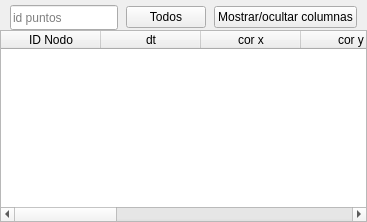
     <widget class="QWidget" name="tab_3">
      <property name="QTabBarStyle" stdset="0">
       <number>1</number>
      </property>
      <attribute name="icon">
       <iconset>
        <normaloff>../recursos/iconos/icono_result/view_board.svg</normaloff>../recursos/iconos/icono_result/view_board.svg</iconset>
      </attribute>
      <attribute name="title">
       <string>TABLA RESUMEN</string>
      </attribute>
      <layout class="QVBoxLayout" name="verticalLayout_3">
       <property name="spacing">
        <number>0</number>
       </property>
       <property name="leftMargin">
        <number>0</number>
       </property>
       <property name="topMargin">
        <number>0</number>
       </property>
       <property name="rightMargin">
        <number>0</number>
       </property>
       <property name="bottomMargin">
        <number>0</number>
       </property>
       <item>
        <layout class="QHBoxLayout" name="horizontalLayout">
         <property name="spacing">
          <number>8</number>
         </property>
         <property name="leftMargin">
          <number>10</number>
         </property>
         <property name="topMargin">
          <number>5</number>
         </property>
         <property name="rightMargin">
          <number>10</number>
         </property>
         <property name="bottomMargin">
          <number>0</number>
         </property>
         <item>
          <widget class="QLineEdit" name="lineEdit_tableSearchByPointId">
           <property name="minimumSize">
            <size>
             <width>0</width>
             <height>25</height>
            </size>
           </property>
           <property name="toolTip">
            <string>&lt;html&gt;&lt;head/&gt;&lt;body&gt;&lt;p&gt;&lt;span style=&quot; font-size:10pt; font-style:italic;&quot;&gt;Puede buscar por id como 1 o 2 o 3 etc. O por conjuntos separados por coma, por ejemplo 1,2,3…&lt;/span&gt;&lt;/p&gt;&lt;/body&gt;&lt;/html&gt;</string>
           </property>
           <property name="inputMask">
            <string/>
           </property>
           <property name="text">
            <string/>
           </property>
           <property name="placeholderText">
            <string>id puntos</string>
           </property>
           <property name="QLineEditStyle" stdset="0">
            <number>1</number>
           </property>
          </widget>
         </item>
         <item>
          <widget class="QPushButton" name="pushButton_tableSearchAllPoints">
           <property name="text">
            <string>Todos</string>
           </property>
           <property name="QPushButtonStyle" stdset="0">
            <number>1</number>
           </property>
          </widget>
         </item>
         <item>
          <widget class="QPushButton" name="pushButton_tableShowHideColumn">
           <property name="whatsThis">
            <string/>
           </property>
           <property name="text">
            <string>Mostrar/ocultar columnas</string>
           </property>
           <property name="QPushButtonStyle" stdset="0">
            <number>3</number>
           </property>
          </widget>
         </item>
        </layout>
       </item>
       <item>
        <widget class="QTableWidget" name="tableWidget_tableResult">
         <property name="toolTip">
          <string/>
         </property>
         <property name="editTriggers">
          <set>QAbstractItemView::NoEditTriggers</set>
         </property>
         <property name="alternatingRowColors">
          <bool>true</bool>
         </property>
         <property name="selectionMode">
          <enum>QAbstractItemView::ContiguousSelection</enum>
         </property>
         <property name="rowCount">
          <number>0</number>
         </property>
         <property name="columnCount">
          <number>10</number>
         </property>
         <property name="QTableWidgetStyle" stdset="0">
          <number>1</number>
         </property>
         <attribute name="horizontalHeaderCascadingSectionResizes">
          <bool>false</bool>
         </attribute>
         <attribute name="horizontalHeaderShowSortIndicator" stdset="0">
          <bool>false</bool>
         </attribute>
         <attribute name="horizontalHeaderStretchLastSection">
          <bool>true</bool>
         </attribute>
         <attribute name="verticalHeaderVisible">
          <bool>false</bool>
         </attribute>
         <column>
          <property name="text">
           <string>ID Nodo</string>
          </property>
         </column>
         <column>
          <property name="text">
           <string>dt</string>
          </property>
         </column>
         <column>
          <property name="text">
           <string>cor x</string>
          </property>
         </column>
         <column>
          <property name="text">
           <string>cor y</string>
          </property>
         </column>
         <column>
          <property name="text">
           <string>sigxx</string>
          </property>
         </column>
         <column>
          <property name="text">
           <string>sigyy</string>
          </property>
         </column>
         <column>
          <property name="text">
           <string>sigxy</string>
          </property>
         </column>
         <column>
          <property name="text">
           <string>epsxx</string>
          </property>
         </column>
         <column>
          <property name="text">
           <string>epsyy</string>
          </property>
         </column>
         <column>
          <property name="text">
           <string>epsxy</string>
          </property>
         </column>
        </widget>
       </item>
      </layout>
     </widget>
